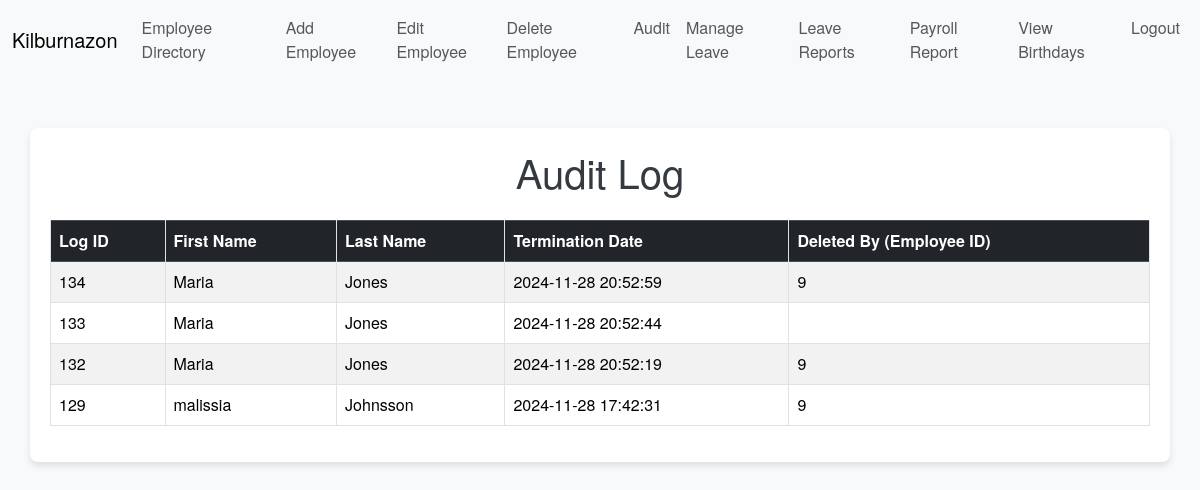
/modules/audit_log.php (signed in), run on the app's committed database.
### tables this page shows
CREATE TABLE `AuditTermination` (
  `log_id` int(11) NOT NULL AUTO_INCREMENT,
  `first_name` varchar(100) NOT NULL,
  `last_name` varchar(100) NOT NULL,
  `termination_date` datetime NOT NULL DEFAULT current_timestamp(),
  `deleted_by_employee_id` varchar(255) DEFAULT NULL,
  PRIMARY KEY (`log_id`),
  KEY `audittermination_ibfk_2` (`deleted_by_employee_id`)
);

### modules/audit_log.php (the view, shortened to what this page needs)
<?php
include "../includes/dp_connect.php";
if (!$conn) {
    $message = "<div class='alert alert-danger' role='alert'>Database connection failed: " . mysqli_connect_error() . "</div>";
} else {
    $sql = "SELECT log_id, first_name, last_name, termination_date, deleted_by_employee_id
            FROM AuditTermination
            ORDER BY termination_date DESC";
    if ($result = $conn->query($sql)) {
    } else {
        $message = "<div class='alert alert-danger' role='alert'>Error fetching audit logs: " . $conn->error . "</div>";
    }
}
?>
<!DOCTYPE html>
<html>
<head>
    <link href="https://cdn.jsdelivr.net/npm/bootstrap@5.3.1/dist/css/bootstrap.min.css" rel="stylesheet">
    <link rel="stylesheet" href="../css/styles.css">
</head>
<body>
    <?php include '../includes/navbar.php'; ?>
    <div class="container mt-5">
        <h1 class="mb-4">Audit Log</h1>
        <?php if (isset($result) && $result->num_rows > 0): ?>
            <div class="table-responsive">
                <table class="table table-striped table-bordered">
                    <thead class="table-dark">
                        <tr>
                            <th>Log ID</th>
                            <th>First Name</th>
                            <th>Last Name</th>
                            <th>Termination Date</th>
                            <th>Deleted By (Employee ID)</th>
                        </tr>
                    </thead>
                    <tbody>
                        <?php while ($row = $result->fetch_assoc()): ?>
                            <tr>
                                <td><?php echo htmlspecialchars($row['log_id']); ?></td>
                                <td><?php echo htmlspecialchars($row['first_name']); ?></td>
                                <td><?php echo htmlspecialchars($row['last_name']); ?></td>
                                <td><?php echo htmlspecialchars($row['termination_date']); ?></td>
                                <td><?php echo htmlspecialchars($row['deleted_by_employee_id']); ?></td>
                            </tr>
                        <?php endwhile; ?>
                    </tbody>
                </table>
            </div>
        <?php elseif (isset($result)): ?>
            <div class="alert alert-info" role="alert">
                No audit logs found.
            </div>
        <?php endif; ?>
    </div>
</body>
</html>

### css/styles.css (style rules this page uses)
body { font-family: 'Helvetica Neue', Arial, sans-serif; background-color: #f8f9fa; margin: 0; padding: 0; }
.container { margin-top: 20px; margin-bottom: 20px; padding: 20px; background-color: #ffffff; border-radius: 8px; box-shadow: 0px 4px 6px rgba(0, 0, 0, 0.1); }
h1, h2, h3 { color: #343a40; }
h1 { margin-bottom: 20px; font-size: 2.5rem; text-align: center; }
table { width: 100%; margin-bottom: 20px; background-color: #fff; border-collapse: collapse; }
table th, table td { text-align: left; padding: 10px; border: 1px solid #dee2e6; }
table th { background-color: #e9ecef; font-weight: bold; }

### data on the page
audittermination: log_id "134", first_name "Maria", last_name "Jones", termination_date "2024-11-28 20:52:59", deleted_by_employee "9"
audittermination: log_id "133", first_name "Maria", last_name "Jones", termination_date "2024-11-28 20:52:44"
audittermination: log_id "132", first_name "Maria", last_name "Jones", termination_date "2024-11-28 20:52:19", deleted_by_employee "9"
audittermination: log_id "129", first_name "malissia", last_name "Johnsson", termination_date "2024-11-28 17:42:31", deleted_by_employee "9"
